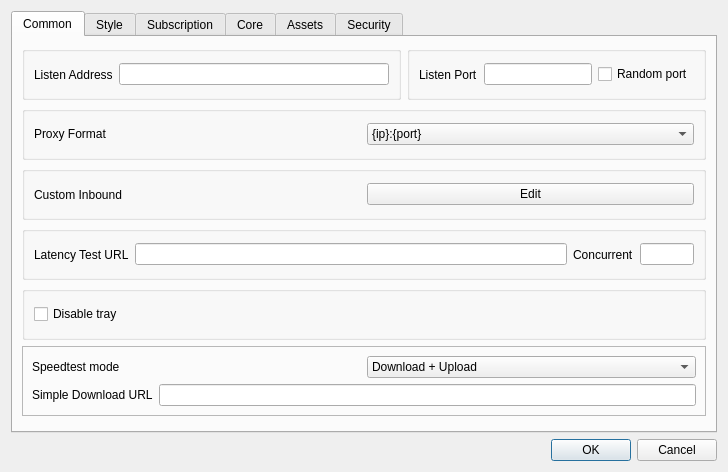
<?xml version="1.0" encoding="UTF-8"?>
<ui version="4.0">
 <class>DialogBasicSettings</class>
 <widget class="QDialog" name="DialogBasicSettings">
  <property name="geometry">
   <rect>
    <x>0</x>
    <y>0</y>
    <width>728</width>
    <height>472</height>
   </rect>
  </property>
  <property name="sizePolicy">
   <sizepolicy hsizetype="Preferred" vsizetype="Preferred">
    <horstretch>0</horstretch>
    <verstretch>0</verstretch>
   </sizepolicy>
  </property>
  <property name="windowTitle">
   <string>Basic Settings</string>
  </property>
  <layout class="QGridLayout" name="gridLayout">
   <item row="8" column="3">
    <widget class="QDialogButtonBox" name="buttonBox">
     <property name="orientation">
      <enum>Qt::Orientation::Horizontal</enum>
     </property>
     <property name="standardButtons">
      <set>QDialogButtonBox::StandardButton::Cancel|QDialogButtonBox::StandardButton::Ok</set>
     </property>
    </widget>
   </item>
   <item row="0" column="3">
    <widget class="QTabWidget" name="tabWidget">
     <property name="minimumSize">
      <size>
       <width>0</width>
       <height>414</height>
      </size>
     </property>
     <property name="currentIndex">
      <number>0</number>
     </property>
     <widget class="QWidget" name="tab_1">
      <attribute name="title">
       <string>Common</string>
      </attribute>
      <layout class="QVBoxLayout" name="verticalLayout_2">
       <item>
        <layout class="QHBoxLayout" name="hlayout_l1">
         <item>
          <widget class="QGroupBox" name="horizontalGroupBox_3">
           <layout class="QHBoxLayout" name="horizontalLayout_19">
            <item>
             <widget class="QLabel" name="label">
              <property name="text">
               <string>Listen Address</string>
              </property>
             </widget>
            </item>
            <item>
             <widget class="QLineEdit" name="inbound_address"/>
            </item>
           </layout>
          </widget>
         </item>
         <item>
          <widget class="QGroupBox" name="horizontalGroupBox_2">
           <layout class="QHBoxLayout" name="horizontalLayout_13">
            <item>
             <widget class="QLabel" name="inbound_socks_port_l">
              <property name="toolTip">
               <string>&lt;html&gt;&lt;head/&gt;&lt;body&gt;&lt;p&gt;Socks
                                                                + HTTP Proxy&lt;/p&gt;&lt;/body&gt;&lt;/html&gt;
                                                            </string>
              </property>
              <property name="text">
               <string>Listen Port</string>
              </property>
             </widget>
            </item>
            <item>
             <widget class="QLineEdit" name="inbound_socks_port">
              <property name="sizePolicy">
               <sizepolicy hsizetype="Preferred" vsizetype="Fixed">
                <horstretch>0</horstretch>
                <verstretch>0</verstretch>
               </sizepolicy>
              </property>
             </widget>
            </item>
            <item>
             <widget class="QCheckBox" name="random_listen_port">
              <property name="toolTip">
               <string>&lt;html&gt;&lt;head/&gt;&lt;body&gt;&lt;p&gt;Selects a random available port on every run&lt;/p&gt;&lt;/body&gt;&lt;/html&gt;</string>
              </property>
              <property name="text">
               <string>Random port</string>
              </property>
             </widget>
            </item>
           </layout>
          </widget>
         </item>
        </layout>
       </item>
       <item>
        <widget class="QGroupBox" name="proxy_scheme_box">
         <property name="title">
          <string/>
         </property>
         <layout class="QGridLayout" name="gridLayout_7">
          <item row="0" column="0">
           <widget class="QLabel" name="label_10">
            <property name="text">
             <string>Proxy Format</string>
            </property>
           </widget>
          </item>
          <item row="0" column="1">
           <widget class="QComboBox" name="proxy_scheme">
            <item>
             <property name="text">
              <string notr="true">{ip}:{port}</string>
             </property>
            </item>
            <item>
             <property name="text">
              <string notr="true">http://{ip}:{port}</string>
             </property>
            </item>
            <item>
             <property name="text">
              <string notr="true">socks={ip}:{port}</string>
             </property>
            </item>
           </widget>
          </item>
         </layout>
        </widget>
       </item>
       <item>
        <layout class="QHBoxLayout" name="hlayout_l2">
         <item>
          <widget class="QGroupBox" name="groupbox_custom_inbound">
           <layout class="QHBoxLayout" name="horizontalLayout_10">
            <item>
             <widget class="QLabel" name="label_11">
              <property name="text">
               <string>Custom Inbound</string>
              </property>
             </widget>
            </item>
            <item>
             <widget class="QPushButton" name="custom_inbound_edit">
              <property name="text">
               <string>Edit</string>
              </property>
             </widget>
            </item>
           </layout>
          </widget>
         </item>
        </layout>
       </item>
       <item>
        <widget class="QGroupBox" name="groupBox1">
         <layout class="QHBoxLayout" name="horizontalLayout_9" stretch="0,8,1,1">
          <item>
           <widget class="QLabel" name="label_13">
            <property name="text">
             <string>Latency Test URL</string>
            </property>
           </widget>
          </item>
          <item>
           <widget class="QLineEdit" name="test_latency_url"/>
          </item>
          <item>
           <widget class="QLabel" name="label_14">
            <property name="text">
             <string>Concurrent</string>
            </property>
           </widget>
          </item>
          <item>
           <widget class="QLineEdit" name="test_concurrent"/>
          </item>
         </layout>
        </widget>
       </item>
       <item>
        <widget class="QGroupBox" name="horizontalGroupBox_1_5">
         <layout class="QHBoxLayout" name="horizontalLayout_1_5">
          <item>
           <widget class="QCheckBox" name="disable_tray">
            <property name="sizePolicy">
             <sizepolicy hsizetype="Preferred" vsizetype="Fixed">
              <horstretch>0</horstretch>
              <verstretch>0</verstretch>
             </sizepolicy>
            </property>
            <property name="toolTip">
             <string>Prevents the app from minimizing to the tray when the window is closed. The app will exit instead</string>
            </property>
            <property name="text">
             <string>Disable tray</string>
            </property>
           </widget>
          </item>
         </layout>
        </widget>
       </item>
       <item>
        <widget class="QFrame" name="frame">
         <property name="frameShape">
          <enum>QFrame::Shape::StyledPanel</enum>
         </property>
         <property name="frameShadow">
          <enum>QFrame::Shadow::Raised</enum>
         </property>
         <layout class="QVBoxLayout" name="verticalLayout_5">
          <item>
           <layout class="QHBoxLayout" name="horizontalLayout_7">
            <item>
             <widget class="QLabel" name="label_12">
              <property name="text">
               <string>Speedtest mode</string>
              </property>
             </widget>
            </item>
            <item>
             <widget class="QComboBox" name="speedtest_mode">
              <item>
               <property name="text">
                <string>Download + Upload</string>
               </property>
              </item>
              <item>
               <property name="text">
                <string>Only Download</string>
               </property>
              </item>
              <item>
               <property name="text">
                <string>Only Upload</string>
               </property>
              </item>
              <item>
               <property name="text">
                <string>Simple Download</string>
               </property>
              </item>
             </widget>
            </item>
           </layout>
          </item>
          <item>
           <layout class="QHBoxLayout" name="horizontalLayout_3">
            <item>
             <widget class="QLabel" name="label_16">
              <property name="text">
               <string>Simple Download URL</string>
              </property>
             </widget>
            </item>
            <item>
             <widget class="QLineEdit" name="simple_down_url"/>
            </item>
           </layout>
          </item>
         </layout>
        </widget>
       </item>
       <item>
        <widget class="QWidget" name="horizontalWidget_1" native="true">
         <property name="sizePolicy">
          <sizepolicy hsizetype="Preferred" vsizetype="Maximum">
           <horstretch>0</horstretch>
           <verstretch>0</verstretch>
          </sizepolicy>
         </property>
         <layout class="QHBoxLayout" name="horizontalLayout_2">
          <property name="leftMargin">
           <number>0</number>
          </property>
          <property name="topMargin">
           <number>0</number>
          </property>
          <property name="rightMargin">
           <number>0</number>
          </property>
          <property name="bottomMargin">
           <number>0</number>
          </property>
         </layout>
        </widget>
       </item>
      </layout>
     </widget>
     <widget class="QWidget" name="tab_2">
      <attribute name="title">
       <string>Style</string>
      </attribute>
      <layout class="QGridLayout" name="gridLayout_5">
       <item row="2" column="0">
        <layout class="QHBoxLayout" name="style_h_2">
         <item>
          <widget class="QGroupBox" name="traffic_statistics_box">
           <layout class="QGridLayout" name="gridLayout_8">
            <item row="0" column="0">
             <widget class="QLabel" name="label_2">
              <property name="text">
               <string>Font</string>
              </property>
             </widget>
            </item>
            <item row="0" column="1">
             <widget class="QFontComboBox" name="font"/>
            </item>
            <item row="1" column="0">
             <widget class="QLabel" name="label_5">
              <property name="text">
               <string>Font Size</string>
              </property>
             </widget>
            </item>
            <item row="1" column="1">
             <widget class="QComboBox" name="font_size"/>
            </item>
           </layout>
          </widget>
         </item>
         <item>
          <widget class="QGroupBox" name="connection_statistics_box">
           <layout class="QHBoxLayout" name="horizontalLayout_15">
            <item>
             <widget class="QLabel" name="label_9">
              <property name="text">
               <string>Connection statistics</string>
              </property>
             </widget>
            </item>
            <item>
             <widget class="QCheckBox" name="connection_statistics">
              <property name="text">
               <string>Enable</string>
              </property>
             </widget>
            </item>
           </layout>
          </widget>
         </item>
        </layout>
       </item>
       <item row="3" column="0">
        <layout class="QHBoxLayout" name="style_h_3">
         <item>
          <widget class="QGroupBox" name="horizontalGroupBox_5">
           <layout class="QHBoxLayout" name="horizontalLayout_6">
            <item>
             <widget class="QCheckBox" name="start_minimal">
              <property name="sizePolicy">
               <sizepolicy hsizetype="Preferred" vsizetype="Fixed">
                <horstretch>0</horstretch>
                <verstretch>0</verstretch>
               </sizepolicy>
              </property>
              <property name="text">
               <string>Hide dashboard at startup</string>
              </property>
             </widget>
            </item>
           </layout>
          </widget>
         </item>
         <item>
          <widget class="QGroupBox" name="groupBox_2">
           <layout class="QHBoxLayout" name="horizontalLayout_23">
            <item>
             <widget class="QLabel" name="label_17">
              <property name="text">
               <string>Max log lines</string>
              </property>
             </widget>
            </item>
            <item>
             <widget class="QLineEdit" name="max_log_line">
              <property name="sizePolicy">
               <sizepolicy hsizetype="Ignored" vsizetype="Fixed">
                <horstretch>0</horstretch>
                <verstretch>0</verstretch>
               </sizepolicy>
              </property>
             </widget>
            </item>
           </layout>
          </widget>
         </item>
        </layout>
       </item>
       <item row="0" column="0">
        <layout class="QHBoxLayout" name="style_h_1">
         <item>
          <widget class="QGroupBox" name="groupBox">
           <layout class="QHBoxLayout" name="horizontalLayout_4">
            <item>
             <widget class="QLabel" name="label_8">
              <property name="sizePolicy">
               <sizepolicy hsizetype="Maximum" vsizetype="Maximum">
                <horstretch>0</horstretch>
                <verstretch>0</verstretch>
               </sizepolicy>
              </property>
              <property name="text">
               <string>Theme</string>
              </property>
             </widget>
            </item>
            <item>
             <widget class="QComboBox" name="theme">
              <item>
               <property name="text">
                <string notr="true">System</string>
               </property>
              </item>
             </widget>
            </item>
           </layout>
          </widget>
         </item>
         <item>
          <widget class="QGroupBox" name="groupBox2">
           <layout class="QGridLayout" name="gridLayout_4">
            <item row="0" column="2">
             <widget class="QComboBox" name="language">
              <item>
               <property name="text">
                <string notr="true">System</string>
               </property>
              </item>
              <item>
               <property name="text">
                <string notr="true">English</string>
               </property>
              </item>
              <item>
               <property name="text">
                <string notr="true">简体中文</string>
               </property>
              </item>
              <item>
               <property name="text">
                <string notr="true">فارسی</string>
               </property>
              </item>
              <item>
               <property name="text">
                <string notr="true">Русский</string>
               </property>
              </item>
             </widget>
            </item>
            <item row="0" column="0">
             <widget class="QLabel" name="label_15">
              <property name="sizePolicy">
               <sizepolicy hsizetype="Maximum" vsizetype="Maximum">
                <horstretch>0</horstretch>
                <verstretch>0</verstretch>
               </sizepolicy>
              </property>
              <property name="text">
               <string>Language</string>
              </property>
             </widget>
            </item>
           </layout>
          </widget>
         </item>
        </layout>
       </item>
      </layout>
     </widget>
     <widget class="QWidget" name="tab_3">
      <attribute name="title">
       <string>Subscription</string>
      </attribute>
      <layout class="QGridLayout" name="gridLayout_3">
       <item row="0" column="1">
        <layout class="QHBoxLayout" name="horizontalLayout_5">
         <item>
          <widget class="QCheckBox" name="sub_auto_update_enable">
           <property name="sizePolicy">
            <sizepolicy hsizetype="Minimum" vsizetype="Fixed">
             <horstretch>0</horstretch>
             <verstretch>0</verstretch>
            </sizepolicy>
           </property>
           <property name="text">
            <string>Enable</string>
           </property>
          </widget>
         </item>
         <item>
          <widget class="QLabel" name="label_21">
           <property name="text">
            <string>Interval (minute, invalid if less than 30)</string>
           </property>
          </widget>
         </item>
         <item>
          <widget class="QLineEdit" name="sub_auto_update">
           <property name="sizePolicy">
            <sizepolicy hsizetype="Preferred" vsizetype="Fixed">
             <horstretch>0</horstretch>
             <verstretch>0</verstretch>
            </sizepolicy>
           </property>
          </widget>
         </item>
        </layout>
       </item>
       <item row="1" column="1">
        <widget class="MyLineEdit" name="user_agent"/>
       </item>
       <item row="2" column="1">
        <widget class="QCheckBox" name="sub_use_proxy">
         <property name="text">
          <string>Use proxy when updating subscription</string>
         </property>
        </widget>
       </item>
       <item row="3" column="1">
        <widget class="QCheckBox" name="sub_insecure">
         <property name="text">
          <string>Ignore TLS errors when updating subscription</string>
         </property>
        </widget>
       </item>
       <item row="4" column="1">
        <widget class="QCheckBox" name="sub_clear">
         <property name="text">
          <string>Clear servers before updating subscription</string>
         </property>
        </widget>
       </item>
       <item row="0" column="0">
        <widget class="QLabel" name="label_20">
         <property name="sizePolicy">
          <sizepolicy hsizetype="Preferred" vsizetype="Maximum">
           <horstretch>0</horstretch>
           <verstretch>0</verstretch>
          </sizepolicy>
         </property>
         <property name="text">
          <string>Automatic update</string>
         </property>
        </widget>
       </item>
       <item row="1" column="0">
        <widget class="QLabel" name="label_4">
         <property name="text">
          <string>User Agent</string>
         </property>
        </widget>
       </item>
      </layout>
     </widget>
     <widget class="QWidget" name="tab_4">
      <attribute name="title">
       <string>Core</string>
      </attribute>
      <layout class="QVBoxLayout" name="verticalLayout">
       <item>
        <widget class="QGroupBox" name="groupBox_core">
         <property name="sizePolicy">
          <sizepolicy hsizetype="Preferred" vsizetype="Maximum">
           <horstretch>0</horstretch>
           <verstretch>0</verstretch>
          </sizepolicy>
         </property>
         <property name="title">
          <string notr="true">core_name</string>
         </property>
         <layout class="QVBoxLayout" name="verticalLayout_3">
          <item>
           <widget class="QWidget" name="assest_group" native="true">
            <layout class="QGridLayout" name="gridLayout_2">
             <item row="0" column="1">
              <layout class="QHBoxLayout" name="horizontalLayout_20">
               <item>
                <widget class="QComboBox" name="log_level">
                 <property name="sizePolicy">
                  <sizepolicy hsizetype="Maximum" vsizetype="Fixed">
                   <horstretch>0</horstretch>
                   <verstretch>0</verstretch>
                  </sizepolicy>
                 </property>
                </widget>
               </item>
               <item>
                <widget class="QCheckBox" name="disable_stats">
                 <property name="minimumSize">
                  <size>
                   <width>411</width>
                   <height>0</height>
                  </size>
                 </property>
                 <property name="toolTip">
                  <string>&lt;html&gt;&lt;head/&gt;&lt;body&gt;&lt;p&gt;Might
                                                                            Improve Ping and Performance&lt;/p&gt;&lt;/body&gt;&lt;/html&gt;
                                                                        </string>
                 </property>
                 <property name="text">
                  <string>Disable Traffic Stats</string>
                 </property>
                </widget>
               </item>
              </layout>
             </item>
             <item row="1" column="0">
              <widget class="QLabel" name="label_6">
               <property name="text">
                <string>Multiplex (mux)</string>
               </property>
              </widget>
             </item>
             <item row="0" column="0">
              <widget class="QLabel" name="label_3">
               <property name="text">
                <string notr="true">Loglevel</string>
               </property>
              </widget>
             </item>
             <item row="1" column="1">
              <layout class="QHBoxLayout" name="horizontalLayout">
               <item>
                <widget class="QComboBox" name="mux_protocol"/>
               </item>
               <item>
                <widget class="QLabel" name="label_7">
                 <property name="text">
                  <string>concurrency</string>
                 </property>
                </widget>
               </item>
               <item>
                <widget class="QLineEdit" name="mux_concurrency"/>
               </item>
               <item>
                <widget class="QCheckBox" name="mux_padding">
                 <property name="text">
                  <string notr="true">Padding</string>
                 </property>
                </widget>
               </item>
               <item>
                <widget class="QCheckBox" name="mux_default_on">
                 <property name="text">
                  <string>Default On</string>
                 </property>
                </widget>
               </item>
              </layout>
             </item>
            </layout>
           </widget>
          </item>
          <item>
           <widget class="QPushButton" name="core_settings">
            <property name="text">
             <string>Core Options</string>
            </property>
           </widget>
          </item>
         </layout>
        </widget>
       </item>
       <item>
        <widget class="QGroupBox" name="ntp_box">
         <property name="toolTip">
          <string>&lt;html&gt;&lt;head/&gt;&lt;body&gt;&lt;p&gt;Settings for the
                                            sing-box's built-in NTP client&lt;/p&gt;&lt;/body&gt;&lt;/html&gt;
                                        </string>
         </property>
         <property name="title">
          <string>NTP Settings</string>
         </property>
         <layout class="QGridLayout" name="gridLayout_6">
          <item row="0" column="0">
           <widget class="QCheckBox" name="ntp_enable">
            <property name="text">
             <string>Enable</string>
            </property>
           </widget>
          </item>
          <item row="1" column="0">
           <layout class="QHBoxLayout" name="horizontalLayout_22">
            <item>
             <widget class="QLabel" name="ntp_server_l">
              <property name="text">
               <string>server</string>
              </property>
             </widget>
            </item>
            <item>
             <widget class="QLineEdit" name="ntp_server"/>
            </item>
            <item>
             <widget class="QLabel" name="ntp_port_l">
              <property name="text">
               <string>Port</string>
              </property>
             </widget>
            </item>
            <item>
             <widget class="QLineEdit" name="ntp_port">
              <property name="maximumSize">
               <size>
                <width>162</width>
                <height>16777215</height>
               </size>
              </property>
             </widget>
            </item>
            <item>
             <widget class="QLabel" name="ntp_interval_l">
              <property name="text">
               <string>sync interval</string>
              </property>
             </widget>
            </item>
            <item>
             <widget class="QComboBox" name="ntp_interval">
              <property name="toolTip">
               <string>&lt;html&gt;&lt;head/&gt;&lt;body&gt;&lt;p&gt;In
                                                                minutes&lt;/p&gt;&lt;/body&gt;&lt;/html&gt;
                                                            </string>
              </property>
              <item>
               <property name="text">
                <string>5m</string>
               </property>
              </item>
              <item>
               <property name="text">
                <string>10m</string>
               </property>
              </item>
              <item>
               <property name="text">
                <string>30m</string>
               </property>
              </item>
             </widget>
            </item>
           </layout>
          </item>
         </layout>
        </widget>
       </item>
      </layout>
     </widget>
     <widget class="QWidget" name="tab">
      <attribute name="title">
       <string>Assets</string>
      </attribute>
      <layout class="QVBoxLayout" name="verticalLayout_7">
       <item>
        <widget class="QGroupBox" name="groupBox_3">
         <property name="title">
          <string>Geo Assets and Rule-sets</string>
         </property>
         <layout class="QVBoxLayout" name="verticalLayout_8">
          <item>
           <widget class="QWidget" name="widget" native="true">
            <layout class="QVBoxLayout" name="verticalLayout_9">
             <item>
              <layout class="QHBoxLayout" name="horizontalLayout_12">
               <item>
                <widget class="QLabel" name="label_19">
                 <property name="text">
                  <string>Auto Reset Assets</string>
                 </property>
                </widget>
               </item>
               <item>
                <widget class="QComboBox" name="auto_reset">
                 <item>
                  <property name="text">
                   <string>Disabled</string>
                  </property>
                 </item>
                 <item>
                  <property name="text">
                   <string>Every Day</string>
                  </property>
                 </item>
                 <item>
                  <property name="text">
                   <string>Every 3 Days</string>
                  </property>
                 </item>
                 <item>
                  <property name="text">
                   <string>Every Week</string>
                  </property>
                 </item>
                </widget>
               </item>
              </layout>
             </item>
             <item>
              <layout class="QHBoxLayout" name="horizontalLayout_11">
               <item>
                <widget class="QLabel" name="geoip_url_l">
                 <property name="text">
                  <string>GeoIP URL</string>
                 </property>
                </widget>
               </item>
               <item>
                <widget class="QComboBox" name="geoip_url"/>
               </item>
              </layout>
             </item>
             <item>
              <layout class="QHBoxLayout" name="horizontalLayout_14">
               <item>
                <widget class="QLabel" name="geosite_url_l">
                 <property name="text">
                  <string>GeoSite URL</string>
                 </property>
                </widget>
               </item>
               <item>
                <widget class="QComboBox" name="geosite_url"/>
               </item>
              </layout>
             </item>
             <item>
              <widget class="QPushButton" name="download_geo_btn">
               <property name="text">
                <string>Download and Replace Geo files</string>
               </property>
              </widget>
             </item>
             <item>
              <widget class="QPushButton" name="remove_srs_btn">
               <property name="toolTip">
                <string>&lt;html&gt;&lt;head/&gt;&lt;body&gt;&lt;p&gt;Remove the
                                                        currently generated rule-sets so that they can be regenerated&lt;/p&gt;&lt;/body&gt;&lt;/html&gt;
                                                    </string>
               </property>
               <property name="text">
                <string>Remove Generated Rule-sets</string>
               </property>
              </widget>
             </item>
             <item>
              <widget class="QPushButton" name="reset_assets">
               <property name="toolTip">
                <string>&lt;html&gt;&lt;head/&gt;&lt;body&gt;&lt;p&gt;Downloads and replaces the geo asstes, and removes all generated rule-sets, then restarts the proxy&lt;/p&gt;&lt;/body&gt;&lt;/html&gt;</string>
               </property>
               <property name="text">
                <string>Reset All Assets</string>
               </property>
              </widget>
             </item>
            </layout>
           </widget>
          </item>
         </layout>
        </widget>
       </item>
      </layout>
     </widget>
     <widget class="QWidget" name="tab_5">
      <attribute name="title">
       <string>Security</string>
      </attribute>
      <layout class="QVBoxLayout" name="verticalLayout_4">
       <item>
        <widget class="QCheckBox" name="disable_priv_req">
         <property name="text">
          <string>Disable Privilege request</string>
         </property>
        </widget>
       </item>
       <item>
        <widget class="QCheckBox" name="mozilla_cert">
         <property name="text">
          <string>Use Mozilla Certificate Store</string>
         </property>
        </widget>
       </item>
       <item>
        <widget class="QCheckBox" name="skip_cert">
         <property name="text">
          <string>Skip TLS certificate authentication by default (allowInsecure)</string>
         </property>
        </widget>
       </item>
       <item>
        <widget class="QGroupBox" name="horizontalGroupBox2">
         <property name="sizePolicy">
          <sizepolicy hsizetype="Preferred" vsizetype="Maximum">
           <horstretch>0</horstretch>
           <verstretch>0</verstretch>
          </sizepolicy>
         </property>
         <layout class="QHBoxLayout" name="horizontalLayout_26">
          <item>
           <widget class="QLabel" name="label_18">
            <property name="text">
             <string>Default uTLS Fingerprint</string>
            </property>
           </widget>
          </item>
          <item>
           <widget class="QComboBox" name="utlsFingerprint">
            <property name="editable">
             <bool>true</bool>
            </property>
           </widget>
          </item>
         </layout>
        </widget>
       </item>
       <item>
        <widget class="QCheckBox" name="windows_no_admin">
         <property name="toolTip">
          <string>&lt;html&gt;&lt;head/&gt;&lt;body&gt;&lt;p&gt;Do not attempt to start as Admin unless explicitly requested&lt;/p&gt;&lt;/body&gt;&lt;/html&gt;</string>
         </property>
         <property name="text">
          <string>Always Start as Standard User</string>
         </property>
        </widget>
       </item>
      </layout>
     </widget>
    </widget>
   </item>
  </layout>
 </widget>
 <customwidgets>
  <customwidget>
   <class>MyLineEdit</class>
   <extends>QLineEdit</extends>
   <header>include/ui/utils/MyLineEdit.h</header>
  </customwidget>
 </customwidgets>
 <resources/>
 <connections>
  <connection>
   <sender>buttonBox</sender>
   <signal>accepted()</signal>
   <receiver>DialogBasicSettings</receiver>
   <slot>accept()</slot>
   <hints>
    <hint type="sourcelabel">
     <x>248</x>
     <y>254</y>
    </hint>
    <hint type="destinationlabel">
     <x>157</x>
     <y>274</y>
    </hint>
   </hints>
  </connection>
  <connection>
   <sender>buttonBox</sender>
   <signal>rejected()</signal>
   <receiver>DialogBasicSettings</receiver>
   <slot>reject()</slot>
   <hints>
    <hint type="sourcelabel">
     <x>316</x>
     <y>260</y>
    </hint>
    <hint type="destinationlabel">
     <x>286</x>
     <y>274</y>
    </hint>
   </hints>
  </connection>
 </connections>
</ui>
